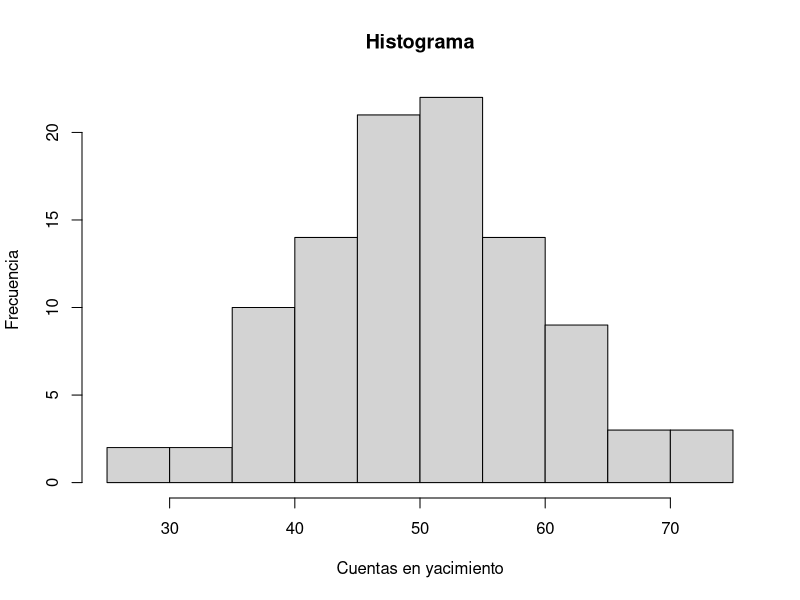
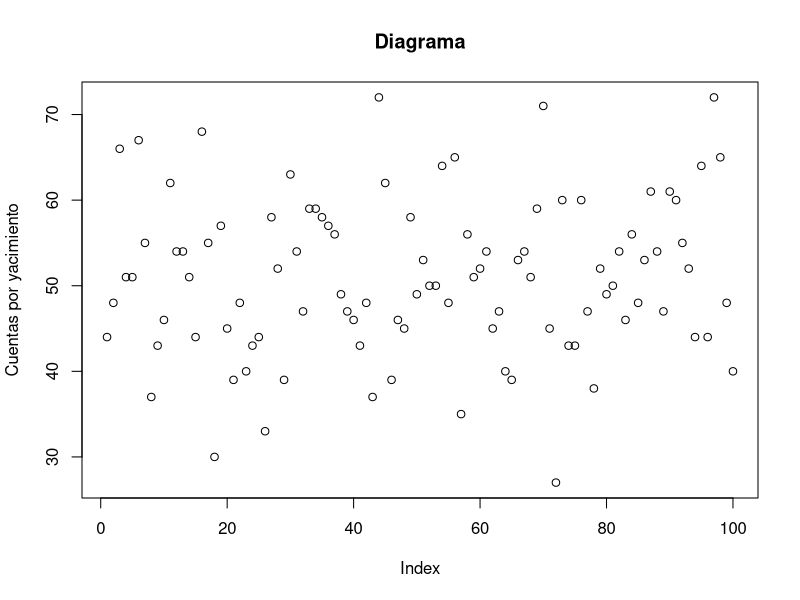
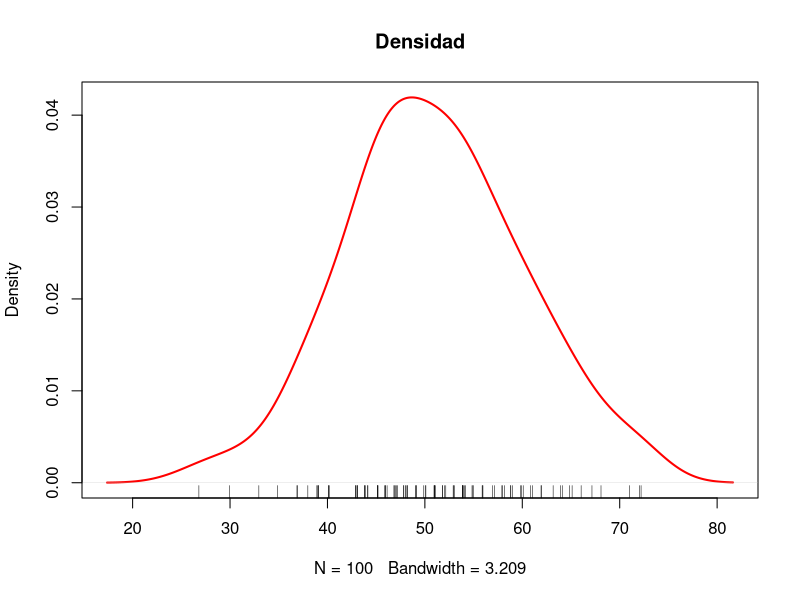
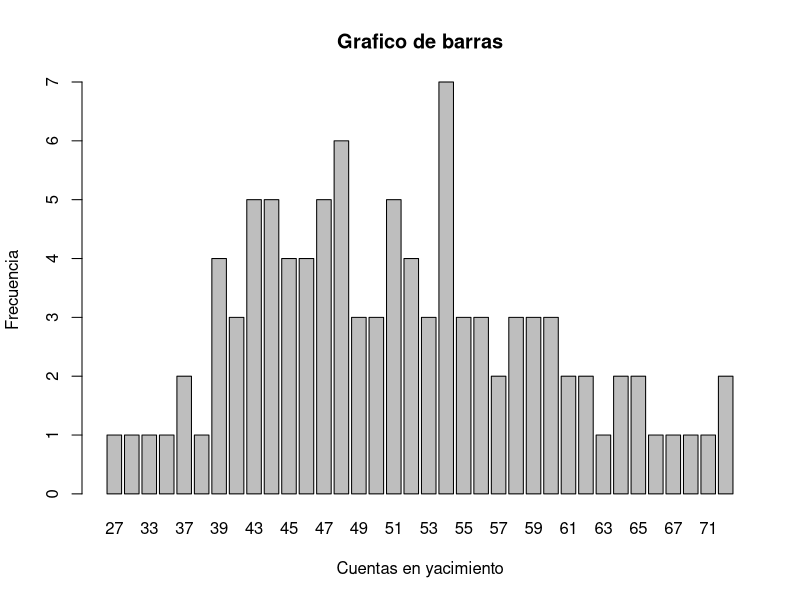

Generate these figures, in order, with R:
getwd()
nuevo_dir <-"C:/preEstadisticapractica"
setwd (nuevo_dir)

##Para el nuevo repositorio, primero situamos las funciones colocadas encima de esta línea, creando un nuevo directorio

#1
x <-c(1,2,3,4,5)
y <- c(9.1, 2.4, 7.5, 1.3, 3.4)
print(x)
print (y)

##creo los vectores situando el nombre antes de darles un valor numérico
##los vectores son un tipo de estructura que usamos para albergar elementos, en este caso elementos numéricos que van colocados dentro de la función c

#2
x+y #suma

x-y #resta

x/y #dividir

x*y #multiplicar

x^y #elevar

#3
y^2 #elevar

#4
y*10 #multiplicar

#5
y+25 #sumar

#6
valor_y <- c(9.1, 2.4, 7.5, 1.3, 3.4)
valor_maximo <-max(valor_y)

#7
valor_y <- c(9.1, 2.4, 7.5, 1.3, 3.4)
valor_minimo <- min(valor_y)

#8
valor_absoluto_y <- c(9.1)
valor_absoluto <- abs(9.1)

#9
raiz_y <- c(9.1, 2.4, 7.5, 1.3, 3.4)
raiz_cuadrara_y <- sqrt(raiz_y)

#10
y <- c(9.1, 2.4, 7.5, 1.3, 3.4)
suma_total <- sum(y)

#11
mi_lista <- list("vector_x" = x, "vector_y" = y )
longitud_lista <- length(mi_lista)
print (mi_lista)

##Sobre el tipo de dato que emplea R, en este caso es double al ser unos valores numericos enteros y otros valores numericos con decimales, es el modo mas fiable para evitar perdida de datos en las operaciones matematicas
###El motivo de la transformacion es como se ha mencionado, por cuestion de ser mas preciso double y a la hora de representarlos es mas fiable

#12


#13

#14

#15
matriz <- matrix(c(24,69,3,90,23,56,1,63,87,21,77,19),
                 nrow = 4, ncol = 3,
                 byrow = TRUE)
                 
print (matriz)

#16
matriz_filas <- matrix(nrow = 4, ncol = 3,
                       data = c(24,69,3,90,23,56,1,63,87,21,77,19))
print (matriz_filas)

#17
a <- matrix(1:9, nrow = 3, ncol = 3,
            byrow = FALSE)

b <- matrix(10:18, nrow = 3, ncol = 3,
            byrow = FALSE)

print(a)
print(b)

#18
suma_matriz <- a+b
resta_matriz <- a-b

print(suma_matriz)
print(resta_matriz)

##El resultado obtenido es que en las lineas y columnas nos salen el numero nueve en negativo, el motivo de esto

#19
matriz_1 <- matrix(matriz, nrow = nrow(matriz), ncol = 4,
                   byrow = TRUE) 
##esto me da error y no se por que

#20
matriz_multiplicada <- matriz*2

#21
matriz_mult <- a*b
print (matriz_mult)

#22
matriz_mult["2,"]


#Generar datos aleatorios de cuentas en un yacimiento
#1
set.seed(123) #Fijar semilla para reproducibilidad
num_cuentas <- round(rnorm(100, mean = 50, sd = 10))
print(num_cuentas)

#2
media <- mean(num_cuentas)
print(media)

#3
mediana <- median(num_cuentas)
print(mediana)

#4
moda <- as.numeric(names(sort(table(num_cuentas), decreasing = TRUE) [1]))
print(paste("La moda de las cuentas en el yacimiento es:", moda))
      
#5
rango <- max(num_cuentas) - min(num_cuentas)
print(rango)

#6
percentil_25 <- quantile(num_cuentas, 0.25)
print(percentil_25)

#7
percentil_75 <- quantile(num_cuentas, 0.75)
print(percentil_75)

#8
varianza <- var(num_cuentas)
print(varianza)

#9
desviacion_estandar <- sd(num_cuentas)
print(desviacion_estandar)

#10
hist(num_cuentas, main = "Histograma",
     xlab = "Cuentas en yacimiento", ylab = "Frecuencia")

#11
plot (num_cuentas, main = "Diagrama",
      ylab = "Cuentas por yacimiento")

#12
dx <- density(num_cuentas)

lines(dx, lwd = 2, col = "red")

plot(dx, lwd = 2, col = "red",
     main = "Densidad")
rug(jitter(num_cuentas))

#13
barplot(table(num_cuentas), main = "Grafico de barras",
        xlab = "Cuentas en yacimiento", ylab = "Frecuencia")
